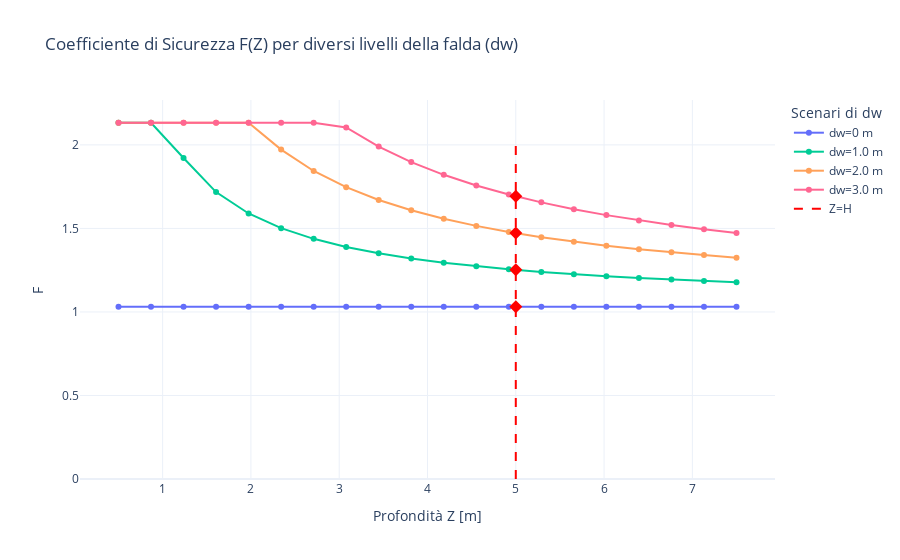

Here is the notebook cell this chart was saved with:
### Markdown cell above
## 📈 Coefficiente di sicurezza \( F(Z) \)

Il grafico interattivo seguente mostra l’andamento del coefficiente di sicurezza al variare della profondità $ Z $, considerando diversi scenari di affondamento della falda $d_w $.

### Code cell
fig = pendio.grafico_FvsZ_dw([0,1.0, 2.0, 3.0])
fig.show()

### Figure 1 — Plotly figure (JSON) as saved in the notebook; plotly's stock layout.template omitted (floating-point values rounded to 4 significant figures)
{"data": [{"mode": "lines+markers", "name": "dw=0 m", "type": "scatter", "x": [0.5, 0.8684, 1.237, 1.605, 1.974, 2.342, 2.711, 3.079, 3.447, 3.816, 4.184, 4.553, 4.921, 5.289, 5.658, 6.026, 6.395, 6.763, 7.132, 7.5], "y": [1.031, 1.031, 1.031, 1.031, 1.031, 1.031, 1.031, 1.031, 1.031, 1.031, 1.031, 1.031, 1.031, 1.031, 1.031, 1.031, 1.031, 1.031, 1.031, 1.031]}, {"marker": {"color": "red", "size": 10, "symbol": "diamond"}, "mode": "markers", "showlegend": false, "type": "scatter", "x": [5], "y": [1.031]}, {"mode": "lines+markers", "name": "dw=1.0 m", "type": "scatter", "x": [0.5, 0.8684, 1.237, 1.605, 1.974, 2.342, 2.711, 3.079, 3.447, 3.816, 4.184, 4.553, 4.921, 5.289, 5.658, 6.026, 6.395, 6.763, 7.132, 7.5], "y": [2.133, 2.133, 1.922, 1.717, 1.589, 1.502, 1.438, 1.389, 1.351, 1.32, 1.295, 1.273, 1.255, 1.24, 1.226, 1.214, 1.204, 1.194, 1.186, 1.178]}, {"marker": {"color": "red", "size": 10, "symbol": "diamond"}, "mode": "markers", "showlegend": false, "type": "scatter", "x": [5], "y": [1.252]}, {"mode": "lines+markers", "name": "dw=2.0 m", "type": "scatter", "x": [0.5, 0.8684, 1.237, 1.605, 1.974, 2.342, 2.711, 3.079, 3.447, 3.816, 4.184, 4.553, 4.921, 5.289, 5.658, 6.026, 6.395, 6.763, 7.132, 7.5], "y": [2.133, 2.133, 2.133, 2.133, 2.133, 1.972, 1.844, 1.747, 1.67, 1.609, 1.558, 1.515, 1.479, 1.448, 1.421, 1.397, 1.376, 1.357, 1.34, 1.325]}, {"marker": {"color": "red", "size": 10, "symbol": "diamond"}, "mode": "markers", "showlegend": false, "type": "scatter", "x": [5], "y": [1.472]}, {"mode": "lines+markers", "name": "dw=3.0 m", "type": "scatter", "x": [0.5, 0.8684, 1.237, 1.605, 1.974, 2.342, 2.711, 3.079, 3.447, 3.816, 4.184, 4.553, 4.921, 5.289, 5.658, 6.026, 6.395, 6.763, 7.132, 7.5], "y": [2.133, 2.133, 2.133, 2.133, 2.133, 2.133, 2.133, 2.104, 1.99, 1.897, 1.821, 1.757, 1.703, 1.656, 1.615, 1.58, 1.548, 1.52, 1.495, 1.472]}, {"marker": {"color": "red", "size": 10, "symbol": "diamond"}, "mode": "markers", "showlegend": false, "type": "scatter", "x": [5], "y": [1.693]}, {"line": {"color": "red", "dash": "dash", "width": 2}, "mode": "lines", "name": "Z=H", "type": "scatter", "x": [null], "y": [null]}], "layout": {"autosize": true, "legend": {"title": {"text": "Scenari di dw"}}, "shapes": [{"line": {"color": "red", "dash": "dash", "width": 2}, "type": "line", "x0": 5, "x1": 5, "y0": 0, "y1": 2}], "title": {"text": "Coefficiente di Sicurezza F(Z) per diversi livelli della falda (dw)"}, "xaxis": {"autorange": true, "range": [0.07414, 7.926], "title": {"text": "Profondità Z [m]"}, "type": "linear"}, "yaxis": {"autorange": true, "range": [-0.01283, 2.296], "title": {"text": "F"}, "type": "linear"}}}
